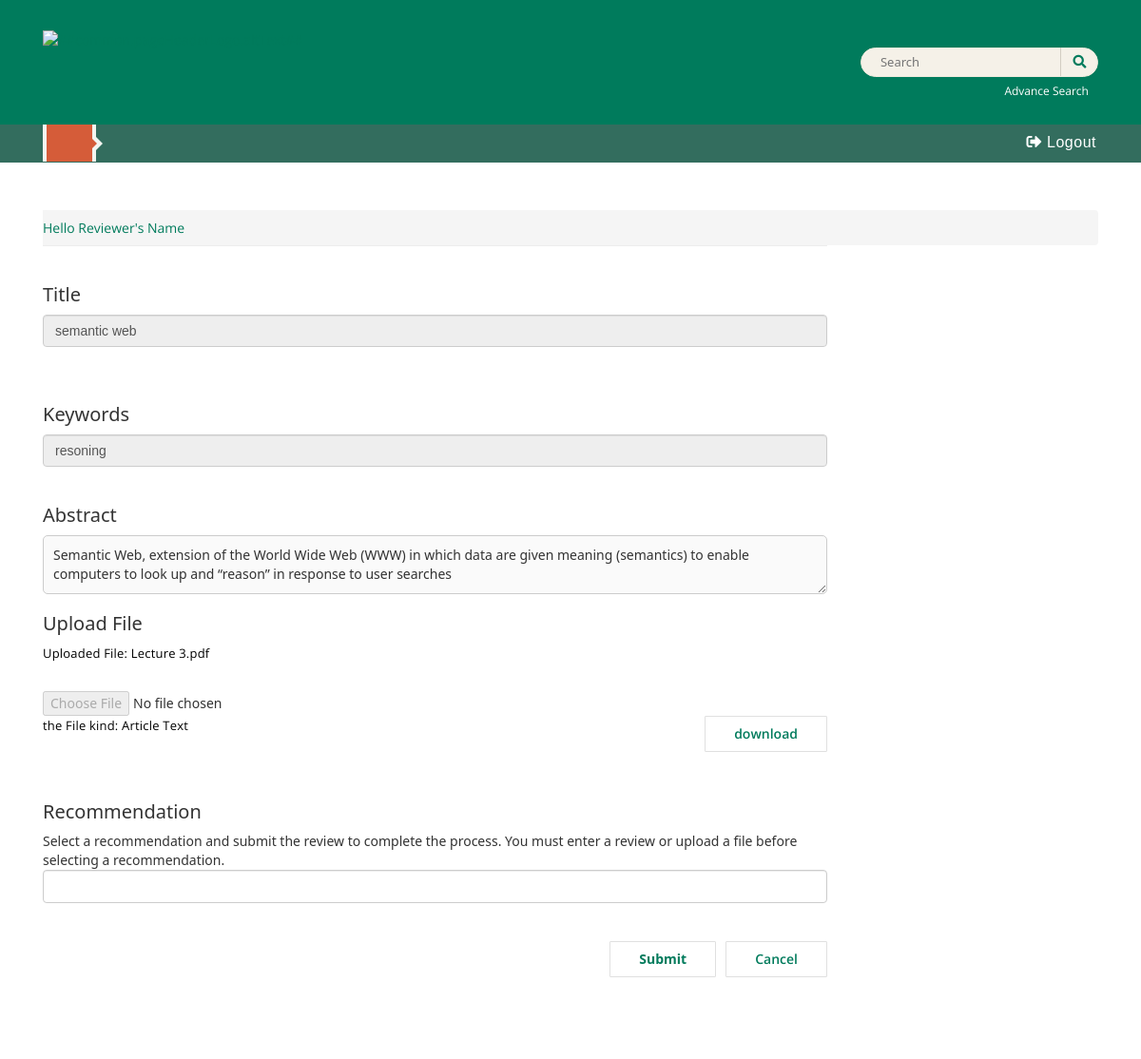
The page /Reviewer_view_submission.php?artical_id=55 on the database its author committed.
### tables this page shows
CREATE TABLE `submissions` (
  `id` int(11) NOT NULL,
  `auther_id` int(11) NOT NULL,
  `auther_name` varchar(150) NOT NULL,
  `title` varchar(250) NOT NULL,
  `keywords` varchar(250) NOT NULL,
  `abstract` varchar(250) NOT NULL,
  `comment` varchar(1000) NOT NULL,
  `article` varchar(100) NOT NULL,
  `file_kind` varchar(250) NOT NULL,
  `status` enum('Incomplete','submission','Decline Submission','Copy Editing','reviewing','Accept Submission','Revisions Required','Resubmit for Review','Resubmit Elsewhere') DEFAULT 'Incomplete',
  `created_at` timestamp NOT NULL DEFAULT current_timestamp(),
  `last_modification` timestamp NOT NULL DEFAULT current_timestamp() ON UPDATE current_timestamp()
);

### Reviewer_view_submission.php (the view, shortened to what this page needs)
<?php
 include 'conn.php';
$article_id=$_GET['artical_id'];
    $query = "SELECT auther_id,title,keywords,abstract,comment,article,file_kind FROM submissions where id='$article_id'";
    $result = mysqli_query($conn, $query);
    $row = mysqli_fetch_assoc($result);
    $title = $row['title'];
    $keywords = $row['keywords'];
    $abstract = $row['abstract'];
    $artical_name = $row['article'];
    $file_kind=$row['file_kind'];
?>
  <!DOCTYPE html>
  <html lang="en" xml:lang="en">
  <head>
  <link rel="stylesheet" href="css_1.css" type="text/css" />
  <link rel="stylesheet" href="css_2.css" type="text/css" />
  <link rel="stylesheet" href="css_3.css" type="text/css" />
  <link rel="stylesheet" href="css_4.css" type="text/css" />
  <link rel="stylesheet" href="css_5.css" type="text/css" />
  <link rel="stylesheet" href="css_6.css" type="text/css" />
  <link rel="stylesheet" href="css_7.css" type="text/css" />
  <link rel="stylesheet" href="https://use.fontawesome.com/releases/v5.2.0/css/all.css?v=3.4.0.1" type="text/css" />
  <link rel="stylesheet" href="css_9.css" type="text/css" />
  <link rel="stylesheet" href="css_10.css" type="text/css" />
  <link rel="stylesheet" href="https://cdnjs.cloudflare.com/ajax/libs/font-awesome/5.15.4/css/all.min.css">
  </head>
  <body>
  <header><meta http-equiv="Content-Type" content="text/html; charset=utf-8">
      <div class="container topHeadSocial">
          <div class="row">
              <div class="col-md-10">
      <a href="Reviewer_submmisions.php" class="logo" >
                      <img class="journal-logo" src="https://ojs3modern17.openjournalsystems.com/public/site/pageHeaderTitleImage_en_US.png"
               alt="##common.pageHeaderLogo.altText##">
      </a>
              </div>
              <div class="col-md-2">
                  <div class="topSearch">
                      <div id="searchWrpNav">
                        <div class="searchCntNav">
                          <form class="" role="search" method="post" action="https://ojs3modern17.openjournalsystems.com/index.php/index/search/search">
    <div class="form-group">
      <input class="" name="query" value="" type="text" aria-label="Search Query" placeholder="Search">
    </div>
    <button type="submit" class=""><i class="fa fa-search"></i></button>
  </form>
                        </div>
                  </div>
                      <a href="https://ojs3modern17.openjournalsystems.com/index.php/index/search/search" class="advanceSearch">Advance Search</a>
                  </div>
              </div>
          </div>
      </div>
              <div class="navigation">
          <div class="container">
              <div class="row">
                  <div class="col-md-8">
                                          <div id="modal-on-small" class="menu1">
                          <div id="primary-nav-wraper" class="">
      <ul id="navigationPrimary" class="pkp_navigation_primary nav nav-tabs">
                                                  <li class=" nav-item">
                      <a class="nav-link"
                         href="Home.page.php">Home</a>
                  </li>
                          </ul>
                        </div>
                    </div>
                </div>
                <div class="col-md-4">
                    <div class="navRight">
    <ul id="navigationUser" class="pkp_navigation_user nav nav-tabs">
        <li class=" nav-item">
            <a href="Home.page.php" style="font-size: medium;margin-top: -0.4rem;" class="nav-link"><i class="fas fa-sign-out-alt"></i> Logout</a>
                                            </ul>
            </div>
        </div>
    </div>
</div>
</div>
</header>
<div class="main container">
<div class="row">
<div class="leftcolumn  col-md-9 ">
  <main class="page page_register">
    <div class="pa">
<nav class="cmp_breadcrumbs" role="navigation" aria-label="You are here:">
    <ol class="breadcrumb">
        <li>
            <a href="Reviewer_submmisions.php">
                Hello Reviewer's Name
            </a>
        </li>
    </ol>
</nav>
<fieldset class="identity">
    <h3>Title</h3>
    <input disabled  type="text" class="form-control" name="Name" id="Name" value="<?php echo $title;?>" maxlength="32" placeholder="Enter your title">
    <br>
    <br>
<div class="button-sign-in">
  <h3>Keywords</h3>
<input  disabled  type="text" class="form-control" name="Contact" id="Contact" value="<?php echo $keywords;?>" maxlength="32" placeholder="Enter your keywords">
<br>
  <h3>Abstract</h3>
<textarea disabled  id="abstract" name="abstract" placeholder="Enter your abstract"><?php echo $abstract;?></textarea>
<br>
<h3>Upload File</h3>
<?php if (!empty($artical_name)): ?>
    <p>Uploaded File: <?php echo $artical_name; ?></p>
<?php endif; ?>
<input disabled type="file" id="file" name="file" accept=".pdf, .doc, .docx" <?php if (empty($artical_name)) echo 'required'; ?>>
   <div class="register-1c">
    <button class="span-Cancel"><a href="Download.php?filename=<?php echo $artical_name;?>">download</a></button>
  </div>
<?php if (!empty($file_kind)): ?>
    <p>the File kind: <?php echo $file_kind; ?></p>
<?php endif; ?>
<br>
<h3>Recommendation</h3>
<span>Select a recommendation and submit the review to complete the process. You must enter a review or upload a file before selecting a recommendation.
</span>
<form method="post" action="reviwer_respond.php">
<select name="Recommendation" class="form-control" id="country" autocomplete="country-name"  style="height: 35px;cursor: pointer;">
    <option></option>
    <option>Accept Submission</option>
</select>
    <br>
    <br>
<div class="register-1c">
    <button class="span-Cancel"><a href="Reviewer_submmisions.php">Cancel</a></button>
     </div>
     <div class="button-sign-in">
       <button class="span-login" type="submit"  name="Submit">Submit</button>
       </form>
       <br>
       <br>
       <br>
       <br>
    </html>

### css_2.css (style rules this page uses)
img { max-width: 400px }
body { font-family: 'Cardo', serif; color: #000; font-size: 18px; font-weight: 400; -webkit-font-smoothing: antialiased; -webkit-text-size-adjust: none; -moz-osx-font-smoothing: grayscale; text-rendering: optimizeLegibility }
h1, h2, h3, h4, h5, h6 { font-family: 'Cardo', serif; font-weight: bold }
p, li, blockquote, cite, dd, legend { font-family: 'Cardo', serif; line-height: 1.5 }
ol { list-style: none; counter-reset: item }
ol li:before { font-family: 'Montserrat', sans-serif; font-size: smaller; counter-increment: item; content: counter(item) '. ' }
li { margin-bottom: 0.25em }
a { color: #000; background-color: transparent; text-decoration: none; border-bottom: .05em solid #ffd120; -webkit-box-shadow: inset 0 -4px 0 #ffd120; box-shadow: inset 0 -4px 0 #ffd120; overflow-wrap: break-word; word-break: break-word; word-wrap: break-word }
header a, footer a { box-shadow: none }
p, li, a, blockquote { font-family: 'Cardo', serif }
p { font-size: 18px; line-height: 1.56; letter-spacing: 0.2px }
.nav-link { color: #fff; font-family: 'Montserrat', sans-serif; font-size: 14px }
.form-control { border-top: 0; border-left: 0; border-right: 0; border-radius: 0; padding-left: 0; padding-right: 0 }
fieldset { margin: 50px 0 }
select { -webkit-appearance: none; background-position: right 50%; background-repeat: no-repeat; }
.form-control { font-family: 'Montserrat', sans-serif; font-size: smaller; border-radius: 0; transition: all .2s ease-in }
@media (min-width:992px) { header .nav-link { margin-left: -15px } }
.nav-tabs .nav-link { border: 0 }
#navigationUser { justify-content: flex-end; border-bottom: 0 }
#navigationUser a, #user-nav-wraper a { font-size: 12px; border: 0 }
.journal-logo { max-height: 100px }
@media (min-width:992px) { #modal-on-small { display: block } }
@media (min-width:992px) { #navigationPrimary { border: 0; justify-content: space-between; padding-bottom: 15px } }
@media (min-width:992px) { #navigationPrimary .nav-link { text-transform: uppercase } }
.cmp_breadcrumbs { margin-top: 26px; margin-bottom: 20px }
.identity, .login-data { margin-top: 40px }

### css_7.css (style rules this page uses)
header { background: #007b5c !important }
body { background: #fff !important }
.navigation { background: #336d5e !important }
header .navigation ul#navigationPrimary li:first-child { background: #d55c39 !important }
header .navigation ul#navigationPrimary li:first-child::after { border-left-color: #d55c39 !important }
header .navigation #navigationPrimary .nav-link, #user-dashboard-link, #navigationUser a.nav-link, #user-nav-wraper a, #languageNav .dropdown-toggle { color: #fff }
a, a:visited, a:link, #sidebar .content li a { color: #007b5c }
nav.cmp_breadcrumbs ol.breadcrumb li a { color: #007b5c !important }
.nav.nav-pills a, .read_more, button { color: #007b5c !important }

### css_9.css (style rules this page uses)
.fa { display: inline-block; font: normal normal normal 14px/1 FontAwesome; font-size: inherit; text-rendering: auto; -webkit-font-smoothing: antialiased; -moz-osx-font-smoothing: grayscale; }
.fa-search:before { content: "\f002"; }

### Reviewer_view_submission.php (style rules this page uses)
.journal-logo { max-width: 300px; margin-top: -6px; }
.span-Cancel { float: right; margin-right: 0; padding: 8px 30px; color: #007b5c !important; font-size: 14px !important; font-weight: 600 !important; border: 1px solid #e0e0e0; border-radius: 1px; background: #fff; }
.span-login { float: right; margin-right: 10px; padding: 8px 30px; color: #007b5c !important; font-size: 14px !important; font-weight: 600 !important; border: 1px solid #e0e0e0; border-radius: 1px; background: #fff; }
textarea { width: 100%; padding: 10px; border: 1px solid #ccc; border-radius: 5px; box-sizing: border-box; }

### rows shown on the page
submissions: Name "semantic web", Contact "resoning", abstract "Semantic Web, extension of the World Wide Web (WWW) in which data are given meaning (semantics) to enable computers to look up and “reason” in response to user searches", article "Lecture 3.pdf", file_kind "Article Text"
